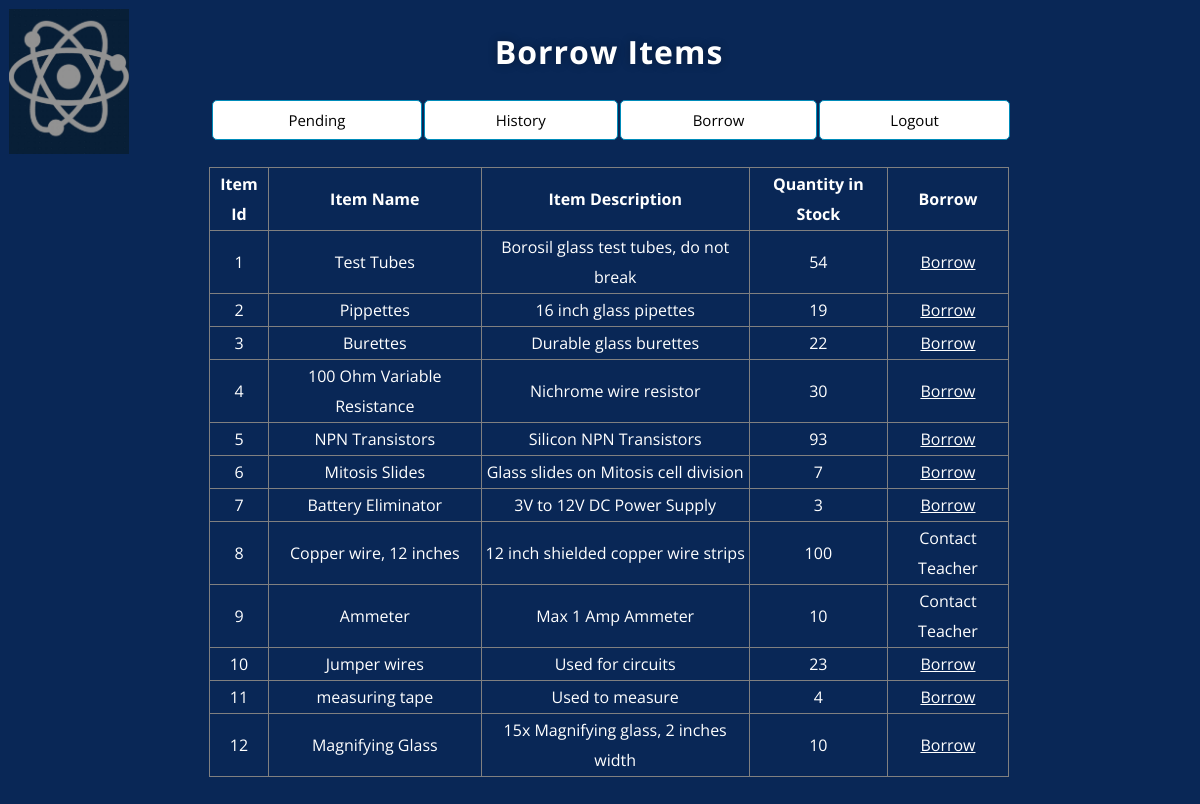
/student_borrow.php (signed in), run on the app's committed database.
### tables this page shows
CREATE TABLE `inventory` (
  `item_id` int(10) NOT NULL,
  `item_name` text NOT NULL,
  `item_qty` int(11) NOT NULL,
  `item_instock` int(11) NOT NULL,
  `item_desc` text NOT NULL,
  `item_auth` int(11) NOT NULL
);

### student_borrow.php (the view, shortened to what this page needs)
<!DOCTYPE html>
<html lang="en">
<head>
	<link rel="stylesheet" type="text/css" href="css/style.css" />
</head>
<body>
<table  style="width:90%">
	<tr>
		<td style="width:1%; vertical-align: top;>
			<a href="http://www.google.com"><img width="120" height="145" src="images/school-logo.png" /> </a>
		</td>
		<td style="left-align">
    			<div class="wrapper">
			<table style="width: 100%">
			     <caption style="text-align: center; "><h1><?php echo $_SESSION["user_name"]; ?> Borrow Items </h1></caption>
			     <tr>
				<td>
					<a href="student_pending.php" class="btn btn1"></i>Pending</a>
				</td>
				<td>
					<a href="student_history.php" class="btn btn1"></i> History</a>
				</td>
				<td>
					<a href="student_borrow.php" class="btn btn1"></i> Borrow</a>
				</td>
				<td>
					<a href="logout.php" class="btn btn1"></i> Logout</a>
				</td>
			     </tr>
			</table>
		<BR>
                   <?php
                    require_once "connection.php";
		    try{
                    $sql = "SELECT * FROM inventory order by item_id" ;
                    if($result = mysqli_query($link, $sql)){
                        if(mysqli_num_rows($result) > 0){
                            echo '<table id = "table1" style="width: 100%;">';
                                echo "<thead>";
                                    echo "<tr>";
                                        echo "<th>Item Id</th>";
                                        echo "<th>Item Name</th>";
                                        echo "<th>Item Description</th>";
                                        echo "<th>Quantity in Stock</th>";
                                        echo "<th>Borrow</th>";
                                    echo "</tr>";
                                echo "</thead>";
                                echo "<tbody>";
                                while($row = mysqli_fetch_array($result)){
                                    echo "<tr style='text-align: center'>";
                                        echo "<td>" . $row['item_id'] . "</td>";
                                        echo "<td>" . $row['item_name'] . "</td>";
                                        echo "<td>" . $row['item_desc'] . "</td>";
                                        echo "<td>" . $row['item_instock'] . "</td>";
					if ($row['item_auth'] == 1){
	                                        echo "<td> Contact Teacher </td>";
					}
					else{
                                        	echo "<td>";
	                                        echo '<a href="student_borrow_item.php?id='. $row['item_id'] .'">Borrow</a>';
        	                                echo "</td>";
					}
                                    echo "</tr>";
                                }
                                echo "</tbody>";
                            echo "</table>";
                        } else{
                            echo '<div"><em>No records were found.</em></div>';
                        }
                    } else{
			throw new Exception($result);
                    }
 		    }
		    catch(Exception $e){
		    	echo "<b>Message:</b> " . $e->getMessage();
		    }
                    ?>
    		</div>
	</td>
   </tr>
</table>
</body>
</html>

### css/style.css (style rules this page uses)
.btn { background-color: #008CBA; border: none; color: white; padding: 16px 32px; text-align: center; text-decoration: none; display: inline-block; font-size: 16px; margin: 4px 2px; transition-duration: 0.4s; cursor: pointer; }
.btn1 { background-color: white; color: black; border: 1px solid #008CBA; width: 100%; display:block; padding: 9px 14px; font-size: 15px; border-radius: 5px; }
* { box-sizing:border-box; }
html { width: 100%; height:100%; }
body { width: 100%; height:100%; font-family: 'Open Sans', sans-serif; background: #092756; }
.wrapper { width: 800px; margin: 0 auto; color: #fff; }
.wrapper h1 { color: #fff; text-shadow: 0 0 10px rgba(0,0,0,0.3); letter-spacing:1px; text-align:center; }
a { color: white; }

### student_borrow.php (style rules this page uses)
table { border-collapse: collapse; }
#table1 th, #table1 td, #table1 tr { border: 1px solid black; border-color: grey; line-height: 30px; }

### data on the page
inventory: item_id "1", item_name "Test Tubes", item_desc "Borosil glass test tubes, do not break", item_instock "54"
inventory: item_id "2", item_name "Pippettes", item_desc "16 inch glass pipettes", item_instock "19"
inventory: item_id "3", item_name "Burettes", item_desc "Durable glass burettes", item_instock "22"
inventory: item_id "4", item_name "100 Ohm Variable Resistance", item_desc "Nichrome wire resistor", item_instock "30"
inventory: item_id "5", item_name "NPN Transistors", item_desc "Silicon NPN Transistors", item_instock "93"
inventory: item_id "6", item_name "Mitosis Slides", item_desc "Glass slides on Mitosis cell division", item_instock "7"
inventory: item_id "7", item_name "Battery Eliminator", item_desc "3V to 12V DC Power Supply", item_instock "3"
inventory: item_id "8", item_name "Copper wire, 12 inches", item_desc "12 inch shielded copper wire strips", item_instock "100", item_auth "Contact Teacher"
inventory: item_id "9", item_name "Ammeter", item_desc "Max 1 Amp Ammeter", item_instock "10", item_auth "Contact Teacher"
inventory: item_id "10", item_name "Jumper wires", item_desc "Used for circuits", item_instock "23"
inventory: item_id "11", item_name "measuring tape", item_desc "Used to measure", item_instock "4"
inventory: item_id "12", item_name "Magnifying Glass", item_desc "15x Magnifying glass, 2 inches width", item_instock "10"
